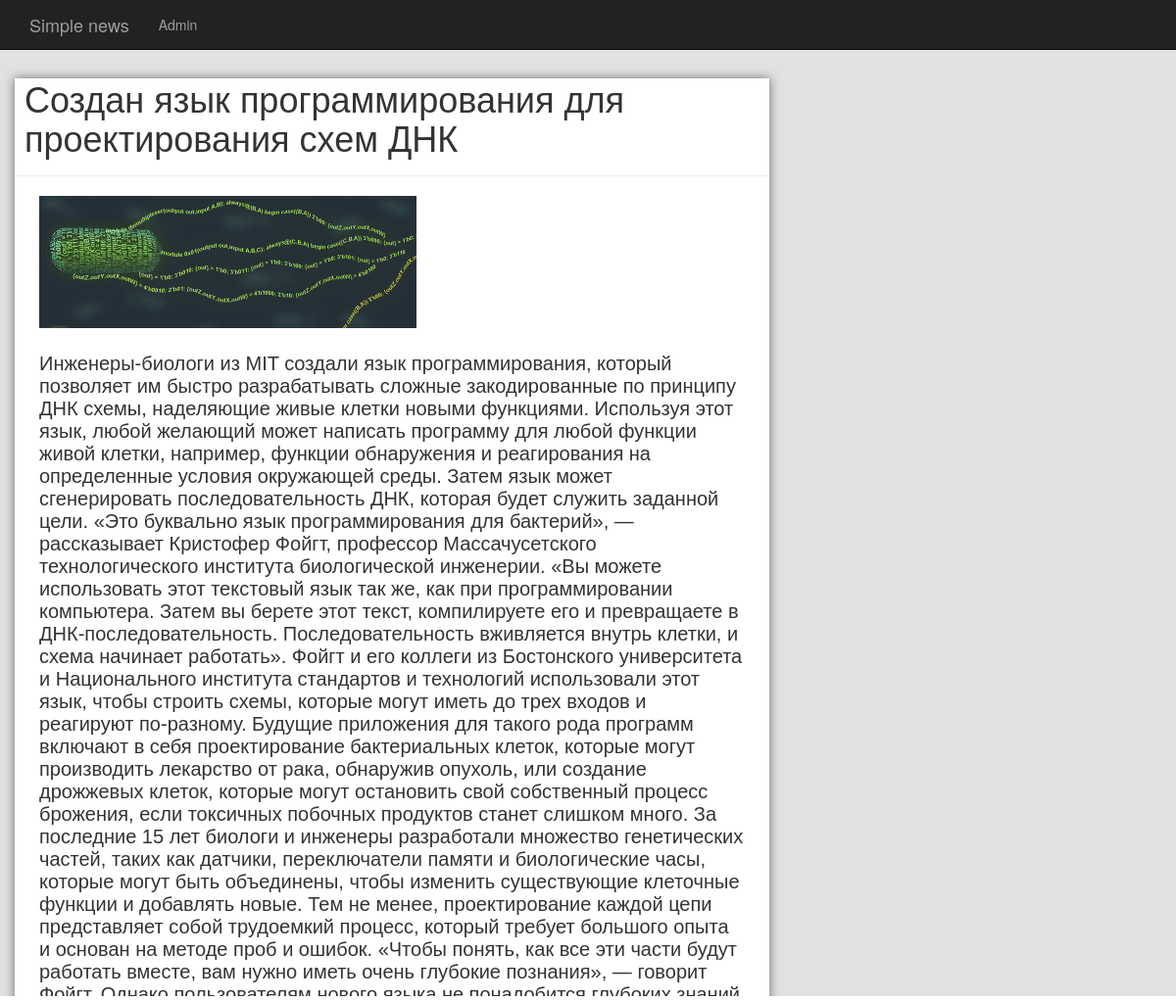
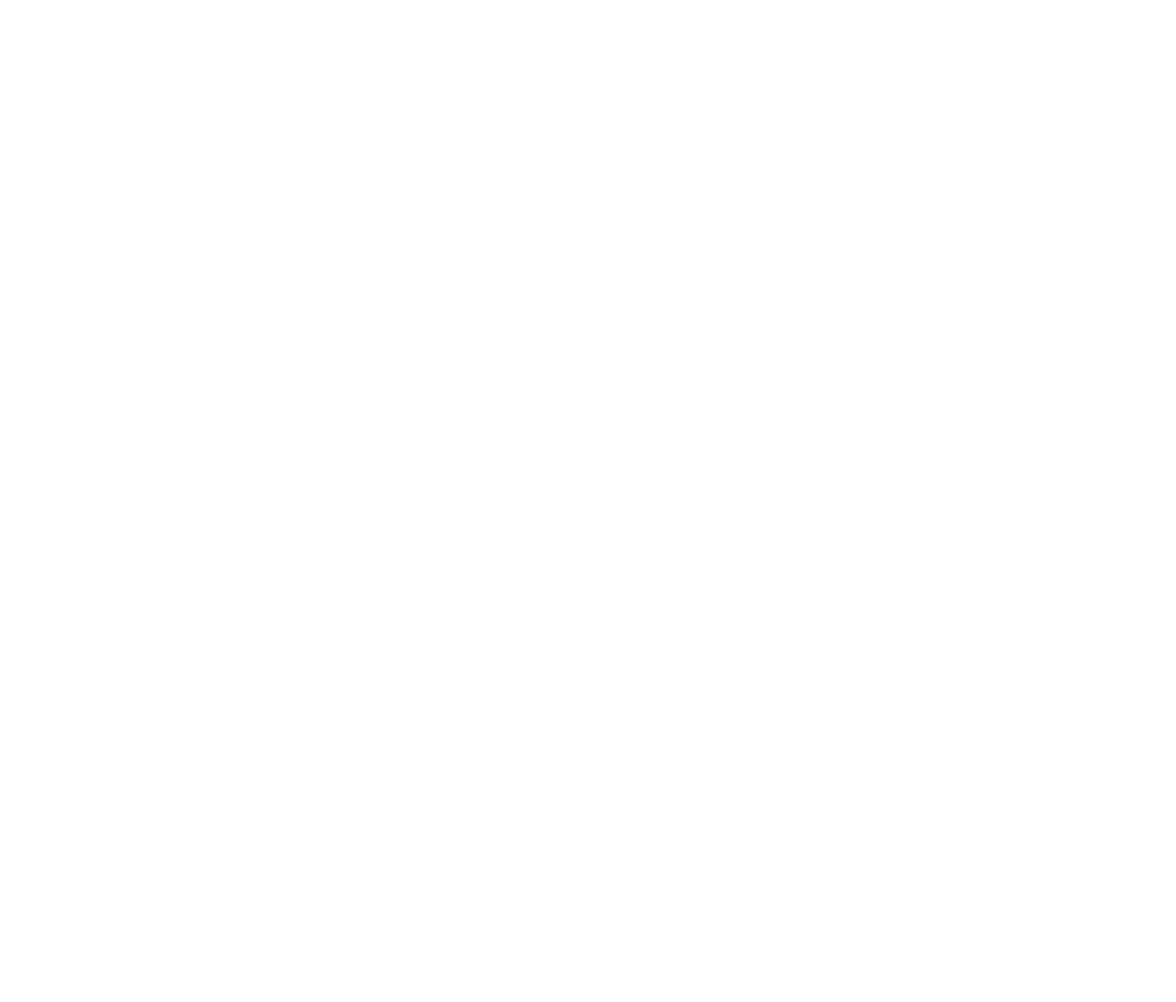
Screenshot of /news/12 with the database file from the repository (2 pictures, top to bottom).
### News/models.py (models this page shows, shortened)
class Article(models.Model):
    title = models.CharField(max_length=100)
    text = models.TextField()
    image = models.ImageField(upload_to='images/')
    is_published = models.BooleanField(default=True)

### News/views.py (the view)
def news(request, id):
    article = Article.objects.get(pk=int(id))
    context = {
        'article': article,
    }
    return render(request, 'News/news.html', context)

### News/templates/News/news.html (shortened to what this page needs)
{% extends 'News/base.html' %}
{% load staticfiles %}
{% block content %}
<div id="news_body">
    {% if article %}
        <h1>{{ article.title }}</h1>
        <hr>
        <img class="img-responsive" src="{{ article.image.url }}" alt="" width="50%" id="pic_in_news">
        <p>{{ article.text }}</p>
        <hr>
    {% else %}
        <h1>We don't have news</h1>
    {% endif %}
</div>
{% endblock %}

### News/templates/News/base.html (shortened to what this page needs)
{% load staticfiles %}
<!DOCTYPE html>
<head>
    <link href="{% block style %}{% endblock %}" rel="stylesheet">
    <link href="{% static 'News/css/bootstrap.min.css' %}" rel="stylesheet">
    <link href="{% static 'News/css/news.css' %}" rel="stylesheet">
</head>
<body>
<nav class="navbar navbar-inverse navbar-fixed-top" role="navigation">
    <div class="container">
        <div class="navbar-header">
            <a class="navbar-brand" href="{% url 'index' %}">Simple news</a>
        </div>
        <div class="collapse navbar-collapse" id="bs-example-navbar-collapse-1">
            <ul class="nav navbar-nav">
                <li>
                    <a href="/admin">Admin</a>
                </li>
            </ul>
        </div>
    </div>
</nav>
<div class="col-lg-8">
    {% block content %}
    {% endblock %}
</div>
<footer>
    <div class="row">
        <div class="col-lg-12">
            <p align="center">bogdan.gm24@gmail.com</p>
        </div>
    </div>
</footer>
</body>
</html>

### News/static/news/css/news.css (style rules this page uses)
body { padding-top: 70px; background-color: #E0E1E2; }
footer { margin: 50px 0; }
h1 { margin: 10px; }
#news_body { box-shadow: 0 0 10px rgba(0, 0, 0, 0.5); background-color: #ffffff; }
p { margin: 25px; }
#pic_in_news { margin-left: 25px; }
p { font: 20px Verdana, Arial, sans-serif; }

### rows the page displays
Article: title "Создан язык программирования для проектирования схем ДНК", image (picture), text "Инженеры-биологи из MIT создали язык программирования, который позволяет им быстро разрабатывать сложные закодированные по принципу ДНК схемы, наделяющие живые клетки новыми функциями. Используя этот язык, любой желающий может написать программу для любой функции живой клетки, например, функции обнаружения и реагирования на определенные условия окружающей среды. Затем язык может сгенерировать последовательность ДНК, которая будет служить заданной цели. «Это буквально язык программирования для бактерий», — рассказывает Кристофер Фойгт, профессор Массачусетского технологического института биологической инженерии. «Вы можете использовать этот текстовый язык так же, как при программировании…"
